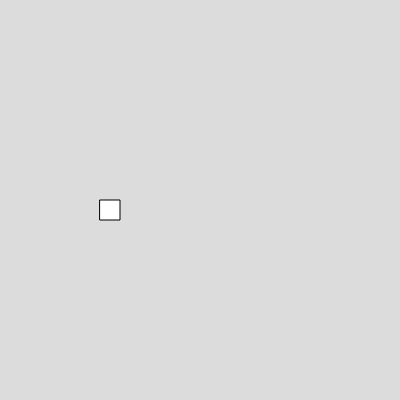
Frame 1 (no input)
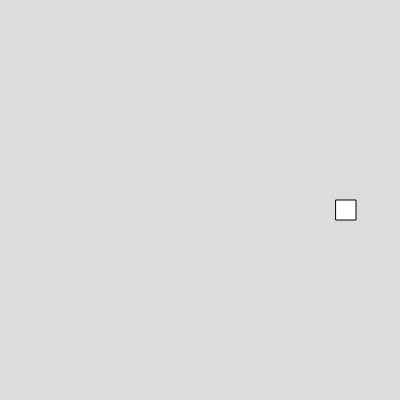
Frame 60 (no input)
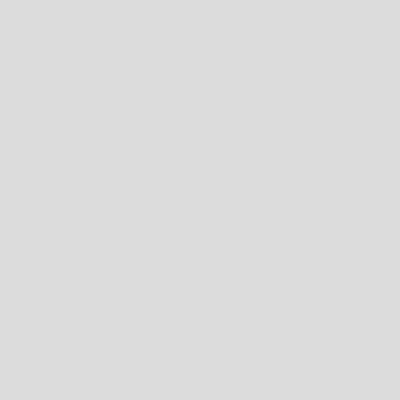
Frame 120 (the mouse pressed at the canvas centre since frame 60)

The p5.js sketch that drew these frames (run headless with seeded random() and noise() and a simulated clock; from frame 60 on, the mouse is pressed at the canvas centre):

// p5.js sketch
// ── sketch.js
var cajita;

function setup() 
{
  createCanvas(400, 400);
  cajita = new Box(100,200,20,20,4);
}

function draw() 
{
  background(220);
  cajita.mostrar();
  cajita.moverX();
  
}


// ── box.js
class Box
  {
  constructor(x,y,w,h,vx){
    this.x = x;
    this.y =y;
    this.w =w;
    this.h =h;
    this.vx =vx;
  }
mostrar(){
  rect(this.x, this.y, this.w, this.h);
}
moverX(){
  this.x = this.x + this.vx;
}
moverY(){
  
}

  }

  
